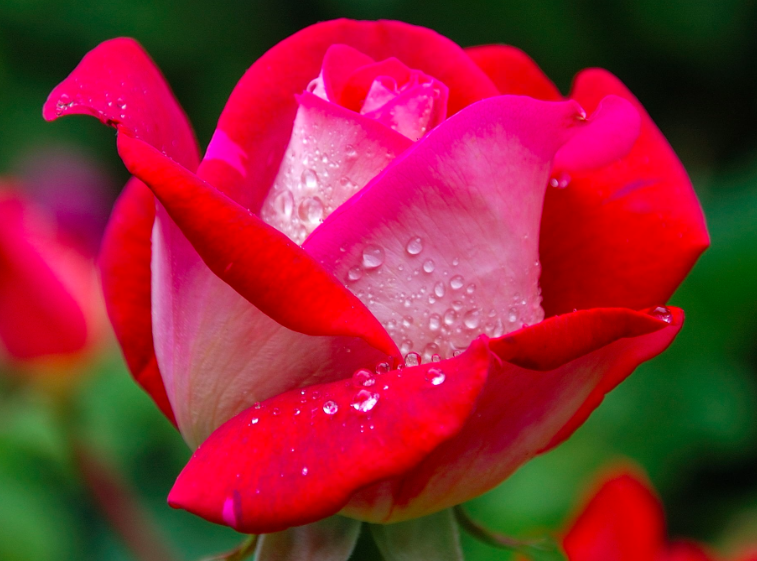
#> input picture my_homework/homework-practice-01-DegtyarevRoman/1.png, 757 x 561 px
$ jupyter execute --allow-errors homework-practice-01-DegtyarevRoman.ipynb   (shell and % lines are left out)   (older library calls are emulated)
#> lines starting #> are read from the running program, lines starting #| are printed output that depends on the picture
### my_homework/homework-practice-01-DegtyarevRoman/functions.py
def prod_non_zero_diag(x):
    """Compute product of nonzero elements from matrix diagonal.

    input:
    x -- 2-d numpy array
    output:
    product -- integer number


    Not vectorized implementation.
    """
    res = 1
    for c, lst in enumerate(x):
        if c >= len(lst):
            return res
        res *= lst[c] if lst[c] != 0 else 1
    return res


def are_multisets_equal(x, y):
    """Return True if both vectors create equal multisets.

    input:
    x, y -- 1-d numpy arrays
    output:
    True if multisets are equal, False otherwise -- boolean

    Not vectorized implementation.
    """
    return sorted(x) == sorted(y)


def max_after_zero(x):
    """Find max element after zero in array.

    input:
    x -- 1-d numpy array
    output:
    maximum element after zero -- integer number

    Not vectorized implementation.
    """
    last = x[0] == 0
    MAX = -666
    for i in x[1:]:
        if i > MAX and last:
            MAX = i
        last = True if i == 0 else False
    return MAX


def convert_image(img, coefs=[0.299, 0.587, 0.114]):
    """Sum up image channels with weights from coefs array

    input:
    img -- 3-d numpy array (H x W x 3)
    coefs -- 1-d numpy array (length 3)
    output:
    img -- 2-d numpy array

    Not vectorized implementation.
    """
    res = []
    for line in img:
        temp_res = []
        for k in line:
            temp_res.append(sum([a*b for a, b in zip(k, coefs)]))
        res.append(temp_res)
    return res


def run_length_encoding(x):
    """Make run-length encoding.

    input:
    x -- 1-d numpy array
    output:
    elements, counters -- integer iterables

    Not vectorized implementation.
    """
    elements, counter = [x[0]], [0]
    for i in x:
        if elements[-1] == i:
            counter[-1] += 1
        else:
            elements.append(i)
            counter.append(1)
    return elements, counter


def pairwise_distance(x, y):
    """Return pairwise object distance.

    input:
    x, y -- 2d numpy arrays
    output:
    distance array -- 2d numpy array

    Not vectorized implementation.
    """
    M = []
    import math

    def dist(l1, l2):
        return math.sqrt(sum([(i-k)**2 for i, k in zip(l1, l2)]))

    for i in x:
        temp = []
        for k in y:
            temp.append(dist(i, k))
        M.append(temp)
    return M

### my_homework/homework-practice-01-DegtyarevRoman/homework-practice-01-DegtyarevRoman.ipynb
# Машинное обучение, ВМК МГУ

## Практическое задание 1

### Общая информация
Дата выдачи: 18.09.2017

Мягкий дедлайн: 23:59MSK 01.09.2017

Жесткий дедлайн: 23:59MSK 08.09.2017

### О задании

__Первая часть__ задания посвящена получению студентами навыков работы с библиотекой векторного вычисления numpy и библиотеками для построения графиков matplotlib/plotly. Это задание сдается частично в Яндекс.Контест (см. информацию ниже).

__Вторая часть__ задания посвящена работе с данными: их преобразованию в нужный формат и устранению проблем в них.

### Оценивание и штрафы
Каждая из задач имеет определенную «стоимость» (указана в скобках около задачи). Максимально допустимая оценка за работу — 10 баллов.

Сдавать задание после указанного срока сдачи нельзя. При выставлении неполного балла за задание в связи с наличием ошибок на усмотрение проверяющего предусмотрена возможность исправить работу на указанных в ответном письме условиях.

Задание выполняется самостоятельно. «Похожие» решения считаются плагиатом и все задействованные студенты (в том числе те, у кого списали) не могут получить за него больше 0 баллов (подробнее о плагиате см. на странице курса). Если вы нашли решение какого-то из заданий (или его часть) в открытом источнике, необходимо указать ссылку на этот источник в отдельном блоке в конце Вашей работы (скорее всего вы будете не единственным, кто это нашел, поэтому чтобы исключить подозрение в плагиате, необходима ссылка на источник).

Неэффективная реализация кода может негативно отразиться на оценке.

### Формат сдачи
Для сдачи задания переименуйте получившийся файл *.ipynb в соответствии со следующим форматом: homework-practice-01-Username.ipynb, где Username — Ваша фамилия и имя на латинице именно в таком порядке (например, homework-practice-01-IvanovIvan.ipynb). Приложите модули с кодом functions.py и functions_vectorized.py и заархивируйте в zip формат. Имя архива должно быть homework-practice-01-Username.zip

Далее отправьте этот файл на ml.cmc.msu@gmail.com

Для удобства проверки самостоятельно посчитайте свою максимальную оценку (исходя из набора решенных задач) и укажите ниже.

**Оценка:** ...

## Часть 1

_Задачи позаимствованы из курса практикума кафедры ММП факультета ВМК МГУ_

### Задачи 1-6
__(4.5 балла)__

Ниже приведены задачи на работу с numpy-массивами. Для каждой из задач нужно привести 2 реализации – одна без использования numpy (cчитайте, что там, где на входе или выходе должны быть numpy array, будут просто списки), а вторая полностью векторизованная (без использования питоновских циклов/map/list comprehension). Невекторизованная реализация каждой из задач оценивается в __0.25 балла__, векторизованная в __0.5 балла__.

Реализации без использования векторизации нужно записать в файл functions.py, а векторизованные &mdash; в файл functions_vectorized.py (см. шаблоны). Далее эти файлы необходимо сдать в Яндекс.Контест: https://contest.yandex.ru/contest/5016/problems/ в соответствующие задачи. По техническим причинам тестирование проводится на этапе компиляции, поэтому в случае любой ошибки вы будете получать вердикт CE, и в логе компиляции можно будет посмотреть, в чем проблема. Частичное выполнение задания (не все задачи) будет оцениваться, хотя и будет получать вердикт CE. Для удобства проверки приложите в ячейке ниже ссылки на самые успешные посылки.

* __Задача 1__: Подсчитать произведение ненулевых элементов на диагонали прямоугольной матрицы.
 Например, для X = np.array([[1, 0, 1], [2, 0, 2], [3, 0, 3], [4, 4, 4]]) ответ 3.


* __Задача 2__: Даны два вектора x и y. Проверить, задают ли они одно и то же мультимножество.
  Например, для x = np.array([1, 2, 2, 4]), y = np.array([4, 2, 1, 2]) ответ True.


* __Задача 3__: Найти максимальный элемент в векторе x среди элементов, перед которыми стоит нулевой.
 Например, для x = np.array([6, 2, 0, 3, 0, 0, 5, 7, 0]) ответ 5.


* __ Задача 4__: Дан трёхмерный массив, содержащий изображение, размера (height, width, numChannels), а также вектор длины numChannels. Сложить каналы изображения с указанными весами, и вернуть результат в виде матрицы размера (height, width). В ноутбуке приведите пример работы функции – преобразуйте цветное изображение в оттенки серого, использовав коэффициенты np.array([0.299, 0.587, 0.114]). Считать реальное изображение можно при помощи функции scipy.misc.imread (если изображение не в формате png, установите пакет pillow).

* __Задача 5__: Реализовать кодирование длин серий (Run-length encoding). Для некоторого вектора x необходимо вернуть кортеж из двух векторов одинаковой длины. Первый содержит числа, а второй - сколько раз их нужно повторить.
 Например, для x = np.array([2, 2, 2, 3, 3, 3, 5]) ответ (np.array([2, 3, 5]), np.array([3, 3, 1])).


* __Задача 6__: Даны две выборки объектов - X и Y. Вычислить матрицу евклидовых расстояний между объектами. Сравните с функцией scipy.spatial.distance.cdist по скорости работы (сравнения приведите ниже в ноутбуке).

__Замечание.__ Можно считать, что все указанные объекты непустые (к примеру, в __задаче 1__ на диагонали матрицы есть ненулевые элементы).

Посылка по невекторизованным функциям: ...

Посылка по векторизованным функциям: ...

### Задача 7
__(1.5 балла)__
Для каждой задачи сравните скорость работы невекторизованной и векторизованной реализации. С помощью пакета matplotlib или plotly постройте графики времени работы в зависимости от размера данных. __Графики должны выглядеть опрятно!__ То есть должны быть подписаны оси, названия графиков, и т.д. Например, ниже представлены хороший и плохой графики:

[cell 1]
import matplotlib.pyplot as plt
import numpy as np


data_size = np.array([10, 30, 70, 120])
time_non_vectorized = data_size ** 2 + 10
time_vectorized = data_size ** 1.5

f, (ax1, ax2) = plt.subplots(1, 2, figsize=(13, 5))

ax1.plot(data_size, time_non_vectorized)
ax1.plot(data_size, time_vectorized)
ax1.set_title(u"Плохой график")
ax1.set_xlabel(u"Размер данных")
ax1.set_ylabel(u"Время")

ax2.plot(data_size, time_non_vectorized, label=u"Невекторизованная")
ax2.plot(data_size, time_vectorized, label=u"Векторизованная")
ax2.set_title(u"Хороший график")
ax2.set_xlabel(u"Длина массива")
ax2.set_ylabel(u"Время (с)")
ax2.grid()
ax2.legend()

f.show()
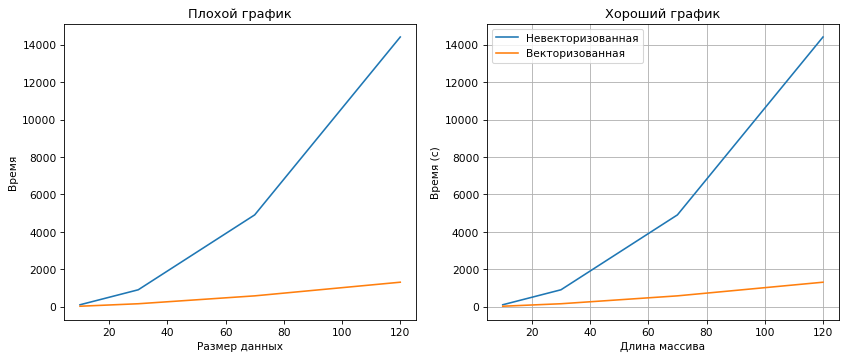
#> figure drawn by matplotlib, 2 panels

[cell 2]
# Your code here
# ...
import matplotlib.pyplot as plt
import numpy as np
import functions as funct
import functions_vectorized as funct_vect
import time
from tqdm import tqdm

[cell 3]
time_non_vectorized, time_vectorized = [],[]
data_size = np.array([int(2**i) for i in range(0,14)])
#> (the rest of this cell did not finish here and is left out)

[cell 4]
from functions import convert_image
from PIL import Image
from matplotlib import pyplot as plt
print("Think about it...")
fig, (ax1,ax2) = plt.subplots(1,2)
pic = np.array(Image.open("1.png"))
#> pic is the input picture: shape (561, 757, 4); mean R, G, B, A 141.6, 40.5, 51.9, 255
ax1.set_title('Before')
ax1.imshow(pic, cmap='gray')
vec = np.array([0.299, 0.587, 0.114])
ax2.set_title('After')
ax2.imshow(convert_image(pic, vec), cmap='gray')
#> after the loop in convert_image, `for line in img:`: res = 561 items
plt.show()
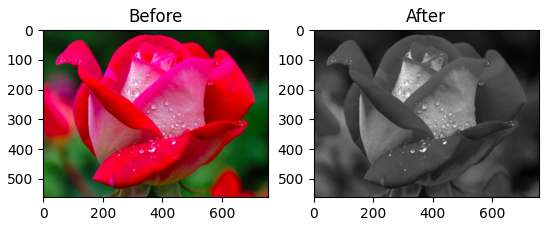
#> figure drawn by matplotlib, 2 panels
